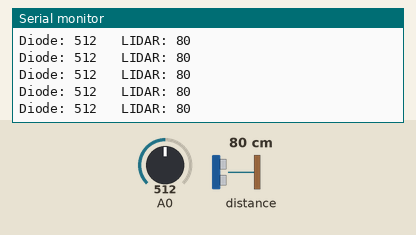
A sketch run on a simulated Arduino Uno, built with avr-gcc and run on an emulated ATmega328P. On the bench: the last lines printed to the serial monitor. The inputs (shaded band) are chosen by the test bench; at power-on: distance to the obstacle 80 cm, A0 = 512.

Above: at 1.2 s.
1.3 s: distance to the obstacle set to 2 cm
At 1.9 s:
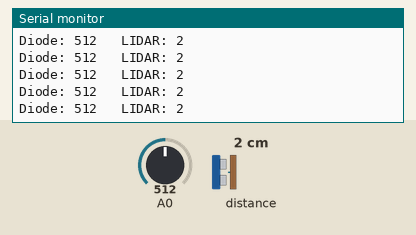
2.8 s: A0 set to 716
At 3.3 s:
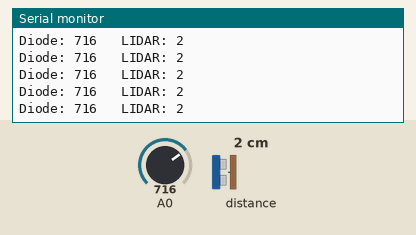
4.3 s: distance to the obstacle set to 4 cm
At 4.8 s:
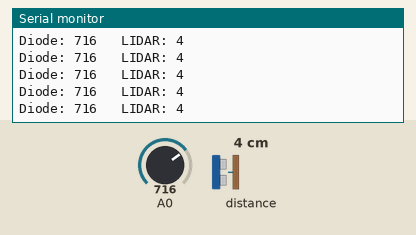
5.8 s: A0 set to 900
At 6.3 s:
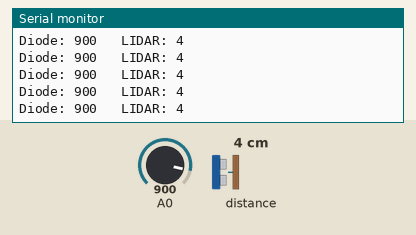
Timing chart, 0 to 8.8 s (numbered marks = the images above; inputs shaded):
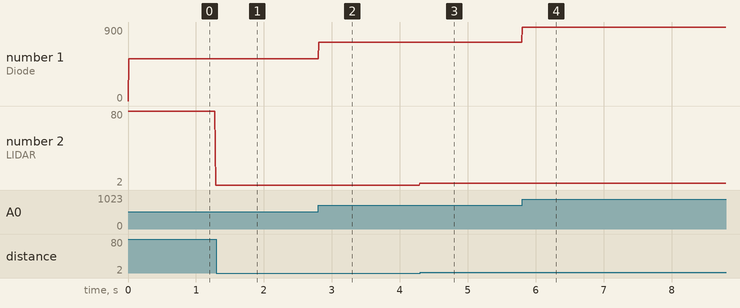

Measured:
- after the input at 1.3 s, the serial monitor: prints a new line at once (image 1)
- after the input at 2.8 s, the serial monitor: prints a new line at once (image 2)
- after the input at 4.3 s, the serial monitor: prints a new line at once (image 3)
- after the input at 5.8 s, the serial monitor: prints a new line at once (image 4)
- plotted number 1: 512 → 716 after the input at 2.8 s, 716 → 900 after the input at 5.8 s
- plotted number 2: 2 → 4 after the input at 2.8 s

The sketch:

DiodeTest.ino
```cpp
#include <Wire.h>
#include <LIDARLite.h>

LIDARLite myLidarLite;
int temp = 0;
int reading = 0;

void setup()
{
  Serial.begin(115200);
  myLidarLite.begin(0, true); // Set configuration to default and I2C to 400 kHz
  myLidarLite.configure(0); // Change this number to try out alternate configurations
}

void loop()
{
  Serial.print("Diode: ");
  Serial.print(temp);
  Serial.print("   LIDAR: ");
  Serial.println(myLidarLite.distance());

//  for(int i = 0; i < 99; i++)
//  {
//    Serial.println(myLidarLite.distance(false));
//  }
//  while (analogRead(0) < 10)
//  {
//    reading  = analogRead(0);
//  }
  reading  = analogRead(0);
  if (reading > 1)
  {
    temp = reading;
  }

}
```
